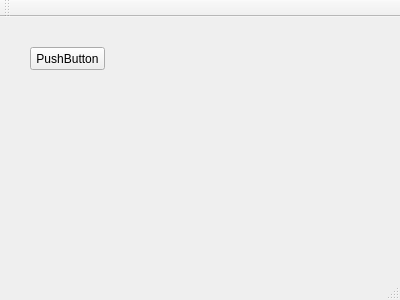
<?xml version="1.0" encoding="UTF-8"?>
<ui version="4.0">
 <class>MainWindow</class>
 <widget class="QMainWindow" name="MainWindow">
  <property name="geometry">
   <rect>
    <x>0</x>
    <y>0</y>
    <width>400</width>
    <height>300</height>
   </rect>
  </property>
  <property name="windowTitle">
   <string>MainWindow</string>
  </property>
  <widget class="QWidget" name="centralWidget">
   <widget class="QPushButton" name="pushButton">
    <property name="geometry">
     <rect>
      <x>30</x>
      <y>30</y>
      <width>75</width>
      <height>23</height>
     </rect>
    </property>
    <property name="text">
     <string>PushButton</string>
    </property>
   </widget>
  </widget>
  <widget class="QMenuBar" name="menuBar">
   <property name="geometry">
    <rect>
     <x>0</x>
     <y>0</y>
     <width>400</width>
     <height>23</height>
    </rect>
   </property>
  </widget>
  <widget class="QToolBar" name="mainToolBar">
   <attribute name="toolBarArea">
    <enum>TopToolBarArea</enum>
   </attribute>
   <attribute name="toolBarBreak">
    <bool>false</bool>
   </attribute>
  </widget>
  <widget class="QStatusBar" name="statusBar"/>
 </widget>
 <layoutdefault spacing="6" margin="11"/>
 <resources/>
 <connections/>
</ui>
